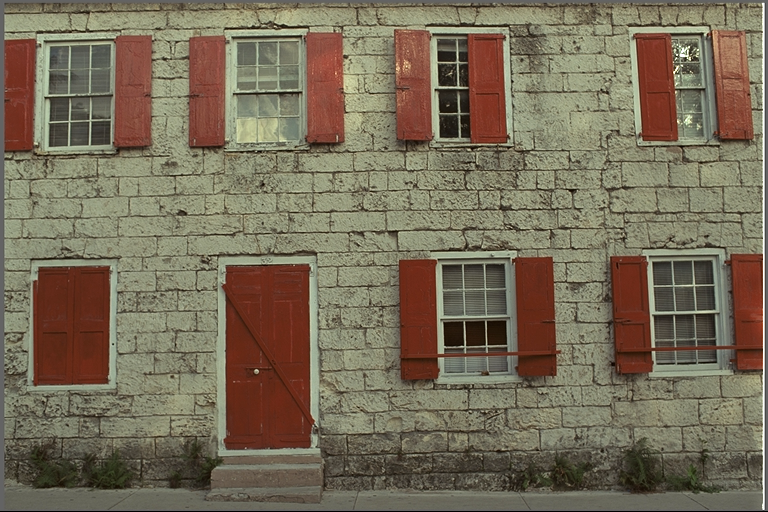
#> input picture src/imgs/kodim01.png, 768 x 512 px; its folder holds only this picture in this run
$ python rpff_png_merge.py
#> lines starting #> are read from the running program, lines starting #| are printed output that depends on the picture
from pathlib import Path
from PIL import Image

imgs = [
    "kodim01",
    "kodim02",
    "kodim03",
    "kodim04",
    "kodim05",
    "kodim06",
    "kodim07",
    "kodim08",
    "kodim09",
    "kodim10",
    "kodim11",
    "kodim12",
    "kodim13",
    "kodim14",
    "kodim15",
    "kodim16",
    "kodim17",
    "kodim18",
    "kodim19",
    "kodim20",
    "kodim21",
    "kodim22",
    "kodim23",
    "kodim24",
]

Path("imgs/.combined/").mkdir(parents=True, exist_ok=True)

for im in imgs:
    with Image.open(f"imgs/{im}.png") as a:
#> a is the input picture: PIL image 768x512 RGB; mean R, G, B 119.8, 108.7, 88.4
        a = a.convert("RGB")
        combined = Image.new(
            "RGB",
            (a.width * 3, a.height * 3),
            color="white",
        )
#> combined: PIL image 2304x1536 RGB; every value is 255
        combined.paste(a, (0, 0))
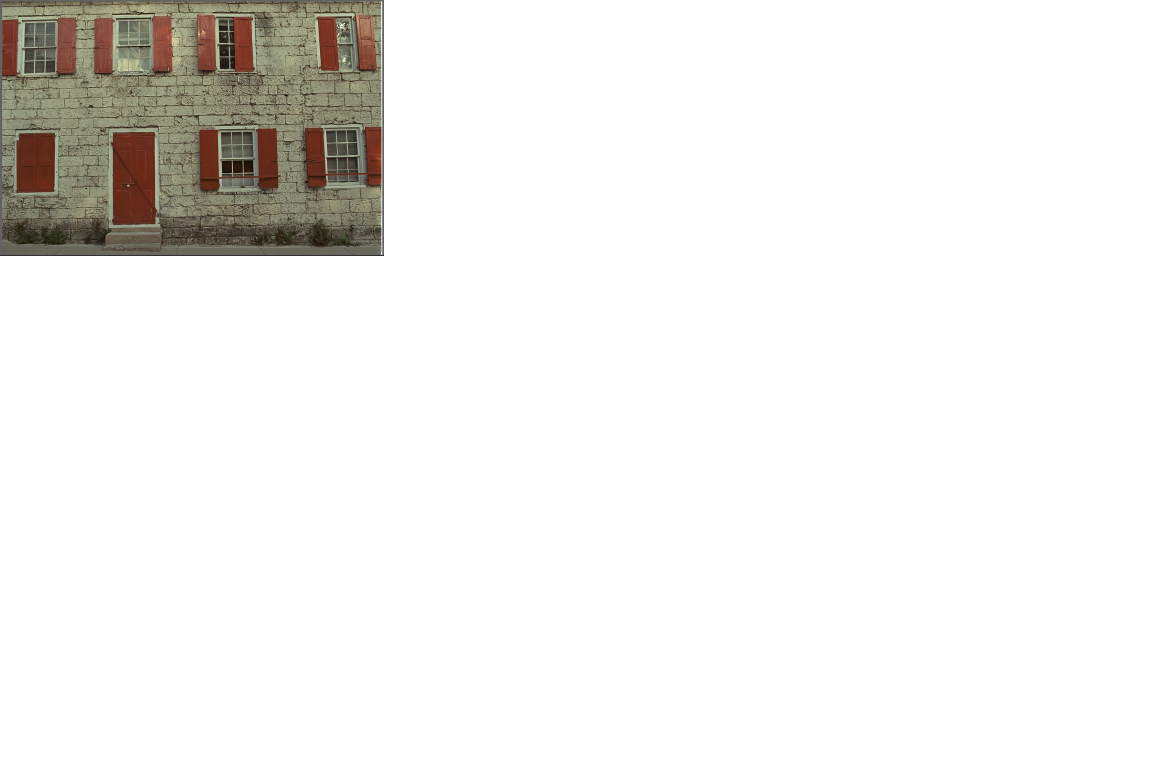
#> combined: PIL image 2304x1536 RGB (shown at 1/2 size); mean R, G, B 240, 238.7, 236.5

        for n in range(8):
#> (the run stopped early here; a loop or call above may not have finished)
